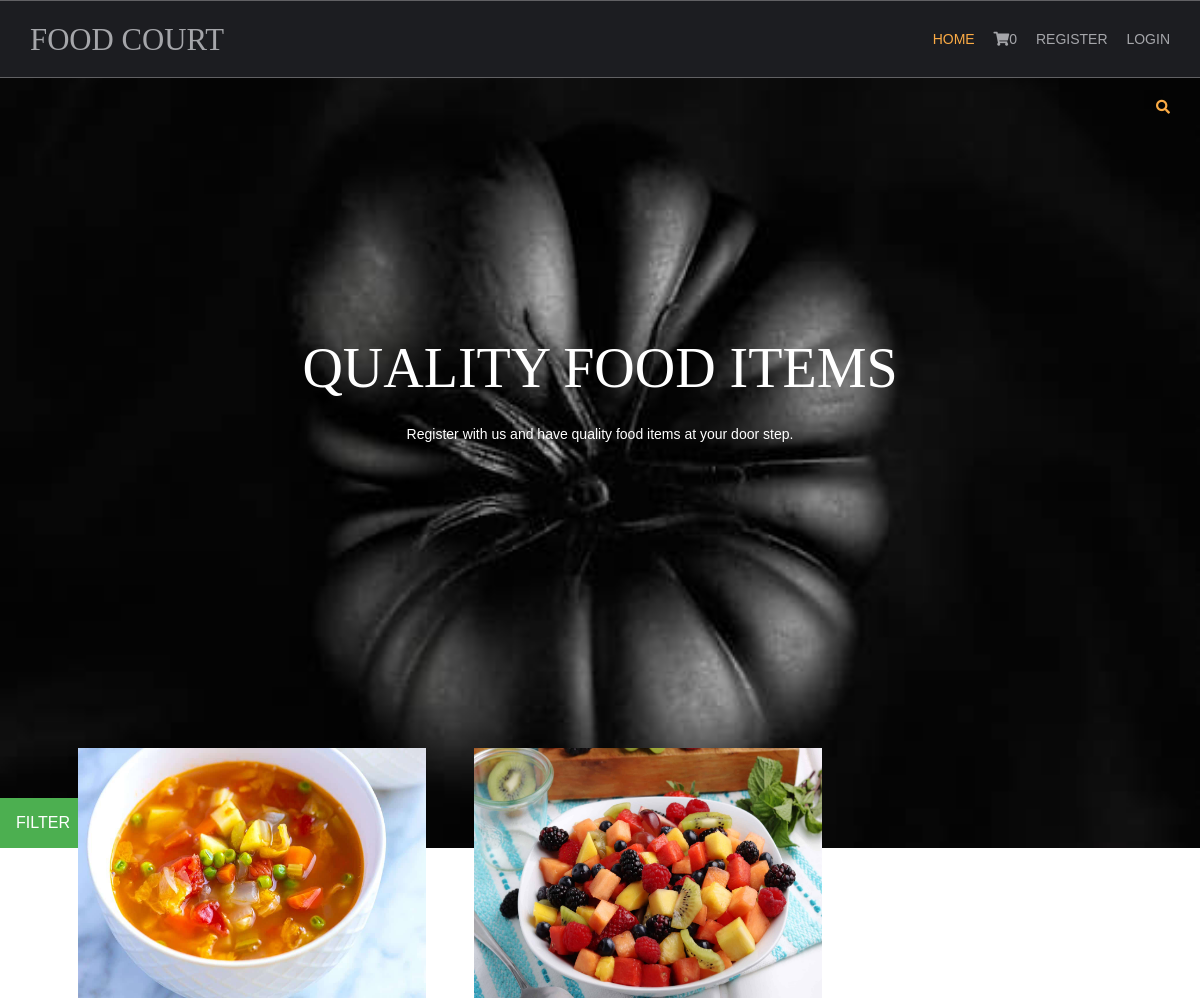
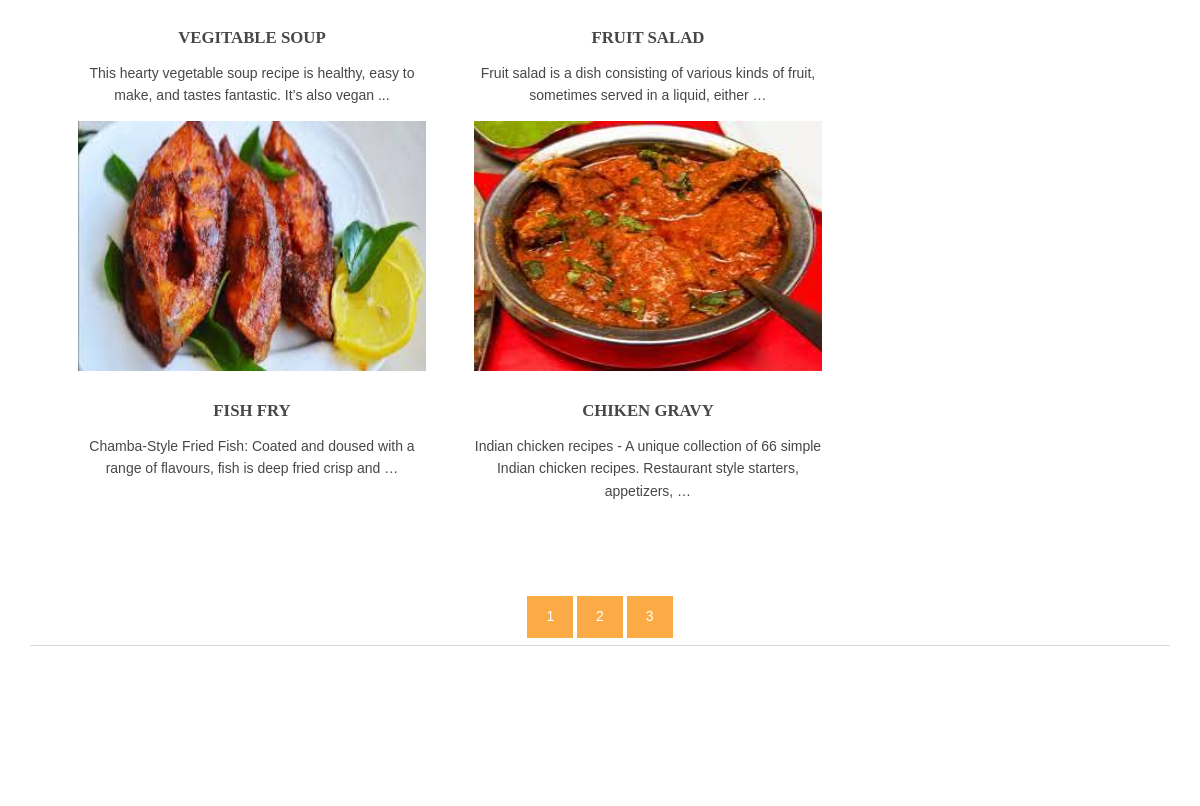
The page / on the database its author committed (2 pictures, top to bottom).
### shop/models.py (models this page shows, shortened)
class products(models.Model):
    name=models.CharField(max_length=250,unique=True)
    slug=models.SlugField(max_length=250,unique=True)
    img=models.ImageField(upload_to='product')
    des=models.TextField()
    stock=models.IntegerField()
    available=models.BooleanField()
    price=models.IntegerField()
    category=models.ForeignKey(categ,on_delete=models.CASCADE)
    def get_url(self):
      return reverse('details',args=[self.category.slug,self.slug])

### shop/views.py (the view)
# urls.py: 2. Add a URL to urlpatterns:  path('', views.home, name='home')
def home(request,c_slug=None):
    c_page=None
    prodt=None
    if c_slug!=None:
        c_page=get_object_or_404(categ,slug=c_slug)
        prodt=products.objects.filter(category=c_page,available=True)
    else:
        prodt=products.objects.all().filter(available=True)
    cat=categ.objects.all()
    paginator=Paginator(prodt,4)
    try:
        page=int(request.GET.get('page','1'))
    except:
        page=1
    try:
        pro=paginator.page(page)
    except(EmptyPage,InvalidPage):
        pro=paginator.page(paginator.num_pages)
    return render(request,'index.html',{'pr':prodt,'ct':cat,'pg':pro})

### cart/context_processor.py (called while the page is built)
def count(request):
    item_count=0;
    if 'admin' in request.path:
      return{}
    else:
        try:
            ct=cartlist.objects.filter(cart_id=c_id(request))
            cti=items.objects.all().filter(cart=ct[:1])
            for c in cti:
                item_count+=c.quant
        except cartlist.DoesNotExist:
            item_count=0
        return dict(itc=item_count)

### cart/views.py (called while the page is built)
def c_id(request):
    ct_id=request.session.session_key
    if not ct_id:
       ct_id=request.session.create()
    return ct_id

### shop/models.py (called while the page is built)
    def get_url(self):
      return reverse('prod_cat',args=[self.slug])

### templates/index.html (shortened to what this page needs)
{% extends 'base.html' %}
{% load static %}
{% block content %}
<html lang="">
<head>
<link href="{% static 'hm/layout/styles/layout.css' %}" rel="stylesheet" type="text/css" media="all">
</head>
<body id="top">
<div class="abcd" style="background-image:url({% static 'hm/images/demo/backgrounds/bg.jpg' %});">
  <div class="wrapper row0">
    <div id="topbar" class="hoc clear">
  <div class="fl_right">
        <ul class="nospace">
          <li id="searchform">
          </li>
        </ul>
     </div>
  </div>
      </div>
  <div id="pageintro" class="hoc clear">
    <article>
      <h3 class="heading">QUALITY FOOD ITEMS</h3>
      <p>Register with us and have quality food items at your door step.</p>
    </article>
  </div>
<div class="dropdown">
  <button class="dropbtn">FILTER</button>
</div>
<div class="wrapper row3">
  <main class="hoc container clear">
    <section id="introblocks">
      <ul class="nospace group btmspace-80">
        {% for i in pg.object_list %}
        <li class="one_third">
          <figure><a class="imgover" href="{{i.get_url}}"><img src="{{i.img.url}}" alt="" style="height:250;width:500"></a>
            <figcaption>
              <h6 class="heading">{{i.name}}</h6>
              <p>{{i.des|truncatewords:17}}</p>
            </figcaption>
          </figure>
        </li>
          {% endfor %}
      </ul>
    </section>
  <center>
    {% for p in pg.paginator.page_range %}
    <a href="?page={{p}}" class="btn btn-light btn-sm {% if pg.number == p %} active {% endif %}">{{p}}</a>
    {% endfor %}
  </center>
    <hr class="btmspace-80">
  </main>
</div>
</div>
</body>
</html>
{% endblock %}

### templates/base.html (shortened to what this page needs)
{% load static %}
<html lang="">
<head>
<link href="{% static 'hm/layout/styles/layout.css' %}" rel="stylesheet" type="text/css" media="all">
</head>
<body id="top">
  <div class="wrapper row1">
    <header id="header" class="hoc clear">
      <div id="logo" class="fl_left">
            <h1><a href="/">FOOD COURT</a></h1>
      </div>
          <nav id="mainav" class="fl_right">
               <ul class="clear">
               <li class="active"><a href="/">Home</a></li>
               <li><a class="active" href="{% url 'cartDetails' %}"><i class="fa fa-shopping-cart" style="font-size:14px"></i>{{itc}}</a></li>
                   {% if user.is_authenticated %}
                   <li>hai {{user.username}}</li>
                   <li><a class="active" href="accounts/logout">Logout</a></li>
                   {% else %}
                   <li><a class="active" href="{% url 'register' %}">Register</a></li>
                   <li><a class="active" href="{% url 'login' %}">Login</a></li>
               </ul>
                    {% endif %}
          </nav>
    </header>
  </div>
{% block content %}
{% endblock %}
</body>
</html>

### static/hm/layout/styles/layout.css (style rules this page uses)
.row1 { border:solid; border-width:1px 0; }
#topbar { padding:20px 0; font-size:.8rem; text-transform:uppercase; }
#topbar ul li { display:inline-block; margin-right:15px; }
#topbar ul li:last-child { margin-right:0; padding-right:0; border-right:none; }
#topbar #searchform { position:relative; line-height:1; z-index:9999; }
#topbar #searchform::after { display:block; height:18px; line-height:18px; padding:0; font-family:"Font Awesome\ 5 Free"; font-weight:900; font-size:1rem; content:"\f002"; }
#topbar #searchform ::placeholder { text-transform:capitalize; }
#header #logo { margin:22px 0 0 0; }
#header #logo h1 { margin:0; padding:0; font-size:2.2rem; text-transform:uppercase; }
#pageintro { padding:200px 0 300px; }
#pageintro article, #pageintro article p { display:block; max-width:75%; margin:0 auto; text-align:center; }
#pageintro article p { max-width:65%; line-height:2rem; }
#pageintro .heading { margin-bottom:20px; font-size:4rem; }
.container { padding:80px 0; }
#introblocks { display:block; position:relative; margin:-180px 0 0 0; z-index:1; text-align:center; }
#introblocks figure figcaption { display:block; padding:30px 0 0 0; text-align:center; }
#introblocks figure figcaption .heading { font-size:1.2rem; font-weight:700; margin-bottom:0; }
*, *::before, *::after { transition:all .3s ease-in-out; }
nav ul, nav ol { margin:0; padding:0; list-style:none; }
#mainav, #breadcrumb, .sidebar nav { line-height:normal; }
#mainav ul { text-transform:uppercase; }
#mainav li { display:inline-block; position:relative; margin:0 15px 0 0; padding:0; }
#mainav li:last-child { margin-right:0; }
#mainav li a { display:block; padding:30px 0; }
body { color:#A5A6AA; background-color:#1C1D21; }
a { color:#FBAB45; }
hr, .borderedbox { border-color:#D7D7D7; }
.btn, .btn.inverse:hover { color:#FFFFFF; background-color:#FBAB45; border-color:#FBAB45; }
.imgover, .imgover:hover::after { color:#FFFFFF; }
.row1 { border-color:rgba(255,255,255,.3); }
.row3 { color:#474747; background-color:#FFFFFF; }
#topbar #searchform { color:#FBAB45; }
#header #logo h1 a { color:inherit; }
#pageintro { color:#FFFFFF; }
#mainav li a { color:inherit; }
#mainav .active a, #mainav a:hover, #mainav li:hover > a { color:#FBAB45; background-color:inherit; }
@media screen and (min-width:1140px) { .hoc { max-width:1140px; } }

### templates/index.html (style rules this page uses)
.dropbtn { background-color: #4CAF50; color: white; padding: 16px; font-size: 16px; border: none; cursor: pointer; }
.dropdown { position: relative; display: inline-block; }
.abcd { height:100%; background-position:center; background-repeat:no-repeat; background-size:cover; }

### rows shown on the page
products: img (picture), name "VEGITABLE SOUP", des "This hearty vegetable soup recipe is healthy, easy to make, and tastes fantastic. It’s also vegan ..."
products: img (picture), name "FRUIT SALAD", des "Fruit salad is a dish consisting of various kinds of fruit, sometimes served in a liquid, either …"
products: img (picture), name "FISH FRY", des "Chamba-Style Fried Fish: Coated and doused with a range of flavours, fish is deep fried crisp and …"
products: img (picture), name "CHIKEN GRAVY", des "Indian chicken recipes - A unique collection of 66 simple Indian chicken recipes. Restaurant style starters, appetizers, …"

### other values the page prints
{{ itc }} "0"
{{ p }} "1" "2" "3"
